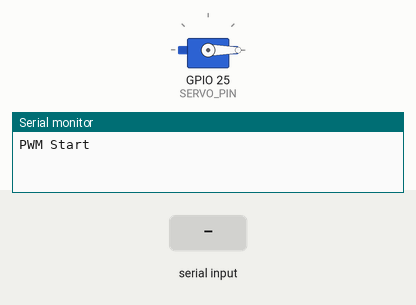
A sketch run on a simulated ESP32. Parts: servo, the last lines printed to the serial monitor. The test bench sets the inputs (shaded band).

Above: at 1.2 s.
1.3 s: "90,45\n" received over Serial
At 2.8 s:
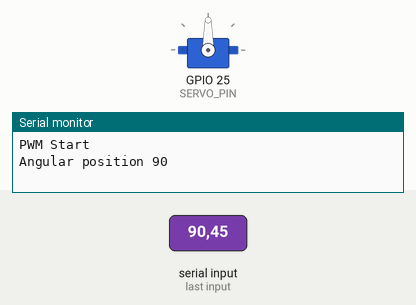
3.8 s: "30,150\n" received over Serial
At 5.9 s:
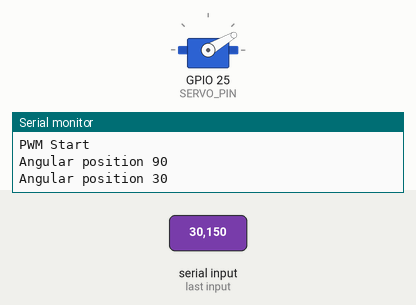
6.3 s: "90\n" received over Serial
At 7.8 s:
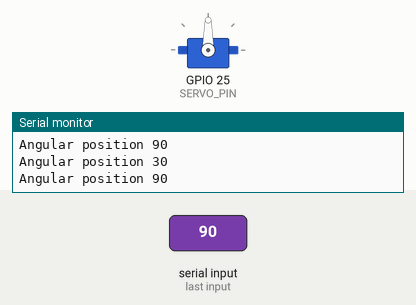
Timing chart, 0 to 9.3 s (numbered marks = the images above; inputs shaded):
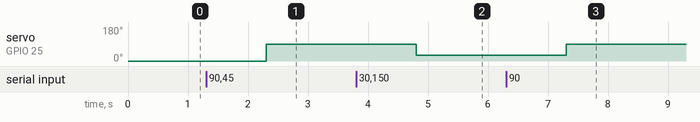

The sketch:

control_servo_serial.ino
```cpp
#include <Servo.h>
#define SERVO_PIN 25

Servo tail_servo;  // create servo object to control a servo

int pos = 0;
void setup() {
  // put your setup code here, to run once:
  Serial.begin(115200);
  Serial.println("PWM Start");

  tail_servo.attach(SERVO_PIN);  // attaches the servo on pin 13 to the servo object
  tail_servo.write(pos);
}

void loop() {

  // put your main code here, to run repeatedly:

    while(Serial.available() > 0)
  {
    int value = Serial.readString().toInt();
    if((value>= 0) &&  (value<= 180))
    {
          tail_servo.write(value);
          Serial.print("Angular position ");
          Serial.println(value);
    }
    else
    {
      Serial.println("INVALID POSITION");
    }
  }
}
```

Measured:
- after the input at 1.3 s, servo on GPIO 25 (SERVO_PIN): 0° → 90° after 1.0 s
- after the input at 3.8 s, servo on GPIO 25 (SERVO_PIN): 90° → 30° after 1.0 s
- after the input at 6.3 s, servo on GPIO 25 (SERVO_PIN): 30° → 90° after 1.0 s
